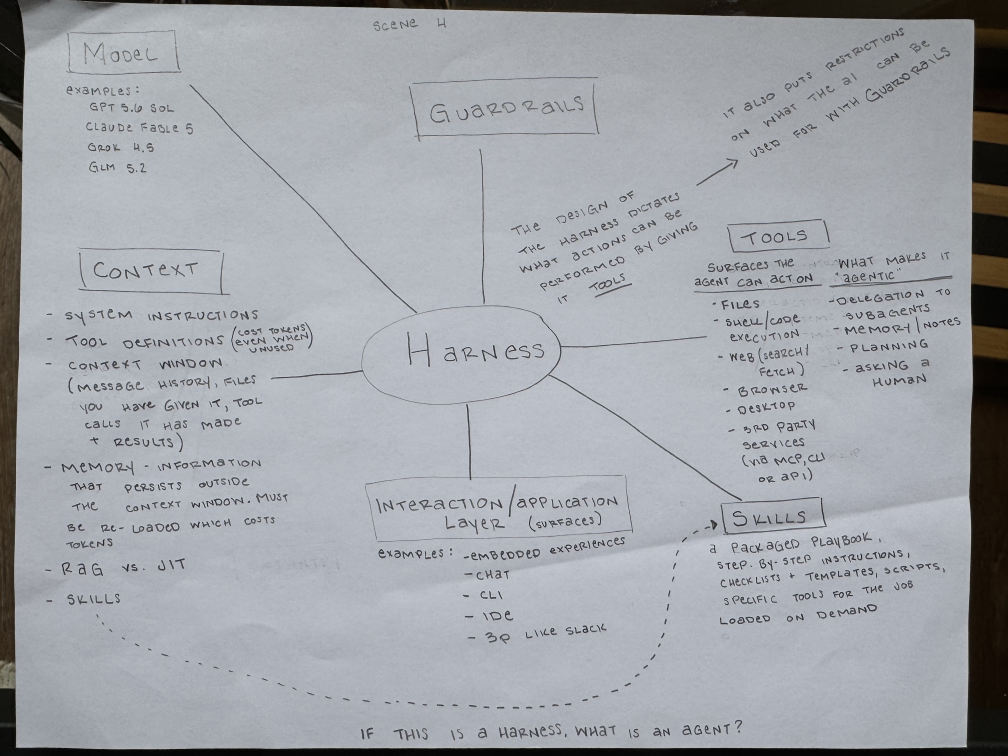
#> input picture animations/assets/sketches/04-harness-mind-map-v2.jpeg, 4032 x 3024 px (shown at 1/4 size)
$ python render_harness_mind_map.py
#> lines starting #> are read from the running program, lines starting #| are printed output that depends on the picture
### animations/pencil-codex/render_agentic_loop.py
#!/usr/bin/env python3
"""Render Sarah's photographed agentic-loop sketch as a slide-ready animation.

The source handwriting and shapes are extracted directly from the committed
photograph. This script corrects the page perspective and lighting, isolates
the pencil strokes, recomposes the original pieces for 16:9, reveals those
pixels in a fast hand-writing order, and adds a shared three-state boil to the
ink and crinkled notebook paper. It does not trace or regenerate the drawing.
"""

from __future__ import annotations

import argparse
import math
import subprocess
from dataclasses import dataclass
from pathlib import Path

import numpy as np
from PIL import Image, ImageDraw, ImageFilter, ImageOps
from scipy.ndimage import gaussian_filter, map_coordinates

import personality_motifs as personality


HERE = Path(__file__).resolve().parent
SOURCE_PHOTO = HERE.parent / "assets" / "sketches" / "01-llm-harness-agentic-loop.jpeg"
SOURCE_DIR = HERE / "source"
OUT_DIR = HERE / "out"

WIDTH, HEIGHT = 1920, 1080
FPS = 30
DURATION = 23.5
FRAME_COUNT = round(FPS * DURATION)

PAPER = (250, 247, 239)
INK = (51, 50, 62)
AI_TEAL = (46, 167, 154)
ACCENT_WASH = (211, 237, 231)

# Page corners in the EXIF-corrected 3024x4032 photograph.  The transform
# removes the slight trapezoid caused by shooting the page at an angle.
PAGE_QUAD = (
    (185, 245),    # top left
    (170, 3748),   # bottom left
    (2855, 3815),  # bottom right
    (2850, 245),   # top right
)
PAGE_SIZE = (2400, 3200)


@dataclass(frozen=True)
class PieceSpec:
    name: str
    crop: tuple[int, int, int, int]
    center: tuple[int, int]
    max_size: tuple[int, int]
    start: float
    reveal_duration: float = 0.80


# Crops are measured on the rectified PAGE_SIZE image.  They intentionally
# include Sarah's original outlines and lettering as a single inseparable
# piece.  Spacing changes happen only when these pieces are composed.
PIECES = (
    PieceSpec("title", (800, 1945, 1465, 2080), (960, 112), (760, 150), 0.30, 0.78),
    PieceSpec("receive", (480, 2125, 950, 2245), (390, 350), (470, 190), 1.05, 0.78),
    PieceSpec("arrow_receive_reason", (945, 2140, 1110, 2215), (661, 346), (150, 95), 1.78, 0.40),
    PieceSpec("reason", (1090, 2085, 1490, 2285), (900, 338), (400, 220), 2.10, 0.82),
    PieceSpec("arrow_reason_tools", (1480, 2165, 1655, 2360), (1117, 448), (180, 165), 2.88, 0.42),
    PieceSpec("tools", (1450, 2325, 1950, 2600), (1380, 520), (490, 245), 3.22, 0.86),
    PieceSpec("arrow_tools_observe", (1480, 2595, 1680, 2725), (1275, 660), (180, 118), 4.03, 0.42),
    PieceSpec("observe", (1040, 2535, 1465, 2805), (1040, 770), (410, 235), 4.38, 0.84),
    PieceSpec("arrow_observe_repeat", (815, 2640, 1045, 2725), (752, 772), (215, 118), 5.17, 0.40),
    PieceSpec("repeat", (280, 2530, 840, 2790), (430, 760), (530, 270), 5.50, 0.88),
)

@dataclass
class PreparedPiece:
    spec: PieceSpec
    variants: tuple[Image.Image, Image.Image, Image.Image]
    reveal_order: np.ndarray
    position: tuple[int, int]
    size: tuple[int, int]


# [341 lines left out: functions smoothstep, rectify_photo, isolate_pencil, trim_transparent, fit_piece, clean_piece_edges and 9 more, not called in this run]


def return_arrow_points() -> list[tuple[float, float]]:
    """Outer cycle arrow from REPEAT back to REASON / GENERATE."""
    segments = (
        (
            np.array([280.0, 650.0]),
            np.array([125.0, 620.0]),
            np.array([80.0, 525.0]),
            np.array([105.0, 430.0]),
        ),
        (
            np.array([105.0, 430.0]),
            np.array([55.0, 275.0]),
            np.array([230.0, 210.0]),
            np.array([700.0, 240.0]),
        ),
    )
    points: list[tuple[float, float]] = []
    for p0, p1, p2, p3 in segments:
        for t in np.linspace(0.0, 1.0, 46):
            point = (
                (1 - t) ** 3 * p0
                + 3 * (1 - t) ** 2 * t * p1
                + 3 * (1 - t) * t**2 * p2
                + t**3 * p3
            )
            points.append((float(point[0]), float(point[1])))
    return points


RETURN_POINTS = return_arrow_points()


# [187 lines left out: functions draw_return_arrow, revealed_asset, composite_piece, render_frame, render_mp4, render_gif and 3 more, not called in this run]


# [2 lines that do not run on import are left out]

### animations/pencil-codex/render_sketch_set.py
#!/usr/bin/env python3
"""Render sketches 02–05 in the established pencil-on-notebook style.

Every visible handwritten mark is extracted from Sarah's photographed pages.
The renderer only corrects the page, lifts graphite onto transparency,
recomposes semantic regions for a 16:9 slide, reveals those original pixels in
writing order, and applies the same restrained paper/line boil as sketch 01.
"""

from __future__ import annotations

import argparse
import json
import math
import subprocess
import sys
from dataclasses import dataclass
from pathlib import Path

import numpy as np
from PIL import Image, ImageDraw, ImageFilter, ImageOps
from scipy.ndimage import gaussian_filter

import render_agentic_loop as established
import personality_motifs as personality


HERE = Path(__file__).resolve().parent
SKETCH_DIR = HERE.parent / "assets" / "sketches"
SOURCE_DIR = HERE / "source"
OUT_DIR = HERE / "out"
INTERACTIVE_ROOT = HERE / "interactive"

WIDTH, HEIGHT = 1920, 1080
FPS = 30
PAPER = established.PAPER
INK = established.INK
AI_TEAL = established.AI_TEAL
ACCENT_WASH = established.ACCENT_WASH
RECTIFIED_PAGE_SIZE = (2400, 3200)


@dataclass(frozen=True)
class PieceSpec:
    name: str
    crop: tuple[int, int, int, int]
    center: tuple[int, int]
    max_size: tuple[int, int]
    start: float
    reveal_duration: float = 0.90
    order: str = "rows"
    group: str = ""
    boil_amplitude: float = 0.40


@dataclass(frozen=True)
class SceneSpec:
    key: str
    source: str
    page_quad: tuple[tuple[int, int], tuple[int, int], tuple[int, int], tuple[int, int]]
    duration: float
    pieces: tuple[PieceSpec, ...]
    focus_order: tuple[str, ...]
    focus_start: float
    focus_step: float


@dataclass(frozen=True)
class InteractiveSceneSpec:
    labels: tuple[str, ...]
    groups: tuple[tuple[str, ...], ...]
    personality_ranges: tuple[tuple[float, float], ...]


@dataclass
class PreparedPiece:
    spec: PieceSpec
    variants: tuple[Image.Image, Image.Image, Image.Image]
    reveal_order: np.ndarray
    position: tuple[int, int]
    size: tuple[int, int]


# The measured page quadrilaterals remove the phone-camera perspective before
# any handwriting is extracted. Piece crops are added after the audit-grid pass.
SCENES: dict[str, SceneSpec] = {
    "frontier_labs": SceneSpec(
        key="frontier_labs",
        source="02-frontier-labs-landscape-v2.jpeg",
        page_quad=((95, 135), (55, 3690), (2785, 3700), (2770, 160)),
        duration=22.5,
        pieces=(
            PieceSpec("title", (1040, 15, 1775, 215), (1050, 72), (560, 105), 0.30, 0.72, "left", "title"),
            PieceSpec("labs", (0, 205, 3130, 710), (1050, 225), (1700, 285), 1.05, 1.30, "rows", "labs", 0.28),
            PieceSpec("models_label", (0, 700, 3130, 835), (1050, 392), (1700, 78), 2.45, 0.62, "left", "models", 0.24),
            PieceSpec("models", (0, 825, 3130, 1375), (1050, 545), (1700, 300), 3.15, 1.45, "rows", "models", 0.28),
            PieceSpec("harnesses_label", (0, 1360, 3130, 1500), (1050, 714), (1700, 78), 4.72, 0.62, "left", "harnesses", 0.24),
            PieceSpec("harnesses", (0, 1480, 3130, 2070), (1050, 870), (1700, 285), 5.45, 1.50, "rows", "harnesses", 0.28),
            PieceSpec("api", (1220, 2050, 1640, 2290), (1050, 1015), (300, 80), 7.10, 0.62, "left", "api", 0.24),
            PieceSpec("open_weight_note", (0, 2150, 620, 2400), (390, 1018), (470, 88), 7.82, 0.72, "rows", "api", 0.24),
        ),
        focus_order=("labs", "models", "harnesses", "api"),
        focus_start=7.90,
        focus_step=3.00,
    ),
    "mcp_cli_api": SceneSpec(
        key="mcp_cli_api",
        source="03-mcp-cli-api-tools-v2.jpeg",
        page_quad=((150, 210), (145, 3655), (2770, 3650), (2755, 235)),
        duration=24.0,
        pieces=(
            PieceSpec("tools_title", (1410, 110, 1990, 315), (960, 65), (430, 108), 0.25, 0.78, "left", "title", 0.24),
            PieceSpec("mcp_heading", (300, 435, 900, 600), (360, 190), (430, 112), 1.15, 0.68, "left", "mcp", 0.24),
            PieceSpec("mcp_official", (0, 1050, 1450, 1640), (410, 455), (520, 300), 1.95, 2.10, "rows", "mcp", 0.28),
            PieceSpec("mcp_unofficial", (250, 1750, 1600, 2240), (410, 825), (520, 260), 4.30, 2.05, "rows", "mcp", 0.28),
            PieceSpec("cli_heading", (1270, 420, 1670, 590), (960, 190), (330, 112), 7.05, 0.68, "left", "cli", 0.24),
            PieceSpec("cli_agent", (1270, 625, 2035, 1000), (930, 420), (560, 280), 7.85, 1.55, "rows", "cli", 0.28),
            PieceSpec("cli_terminal", (1815, 980, 2050, 1245), (830, 680), (175, 195), 9.55, 0.90, "outline", "cli", 0.26),
            PieceSpec("api_heading", (2410, 535, 2870, 705), (1590, 190), (350, 112), 14.20, 0.68, "left", "api", 0.24),
            PieceSpec("api_rack", (2380, 835, 3200, 1380), (1590, 515), (590, 390), 15.05, 2.20, "rows", "api", 0.28),
        ),
        focus_order=("mcp", "cli", "api"),
        focus_start=4.00,
        focus_step=6.20,
    ),
    "harness_mind_map": SceneSpec(
        key="harness_mind_map",
        source="04-harness-mind-map-v2.jpeg",
        # Wider cross-page bounds retain both the full Model box and the
        # handwritten question at the physical bottom edge of the sheet.
        page_quad=((40, 140), (0, 3995), (2940, 3995), (3000, 150)),
        duration=22.0,
        pieces=(
            PieceSpec("harness_map", (20, 0, 3180, 2250), (960, 540), (1760, 1050), 0.35, 8.60, "harness_map", "map", 0.30),
        ),
        focus_order=("map",),
        focus_start=10.2,
        focus_step=2.20,
    ),
    "what_is_an_agent": SceneSpec(
        key="what_is_an_agent",
        source="05-what-is-an-agent.jpeg",
        page_quad=((210, 140), (135, 3850), (2885, 3855), (2860, 165)),
        duration=21.5,
        pieces=(
            PieceSpec("title", (990, 0, 2020, 230), (960, 105), (760, 140), 0.30, 0.85, "outline", "definition"),
            PieceSpec("definition", (760, 220, 2570, 465), (960, 245), (1240, 155), 1.22, 1.05, "left", "definition"),
            PieceSpec("general_column", (220, 500, 1820, 1640), (560, 700), (820, 590), 2.40, 3.15, "rows", "general"),
            PieceSpec("specialized_heading", (2020, 500, 3150, 700), (1445, 420), (750, 150), 6.15, 0.90, "left", "specialized"),
            PieceSpec("specialized_examples", (2100, 725, 3200, 2100), (1445, 740), (720, 570), 7.15, 1.75, "rows", "specialized"),
        ),
        focus_order=("definition", "general", "specialized"),
        focus_start=9.20,
        focus_step=3.30,
    ),
}


INTERACTIVE_SCENES: dict[str, InteractiveSceneSpec] = {
    "frontier_labs": InteractiveSceneSpec(
        labels=("Labs", "Models", "Harnesses + API"),
        groups=(("title", "labs"), ("models",), ("harnesses", "api")),
        personality_ranges=((7.88, 10.50), (10.62, 13.35), (13.48, 20.50)),
    ),
    "mcp_cli_api": InteractiveSceneSpec(
        labels=("MCP", "CLI", "API"),
        groups=(("title", "mcp"), ("cli",), ("api",)),
        personality_ranges=((1.85, 7.80), (9.65, 14.85), (15.05, 21.85)),
    ),
}


def rectify_photo(scene: SceneSpec) -> Image.Image:
    photo = ImageOps.exif_transpose(Image.open(SKETCH_DIR / scene.source)).convert("RGB")
    portrait_page = photo.transform(
        RECTIFIED_PAGE_SIZE,
        Image.Transform.QUAD,
        data=tuple(value for point in scene.page_quad for value in point),
        resample=Image.Resampling.BICUBIC,
    )
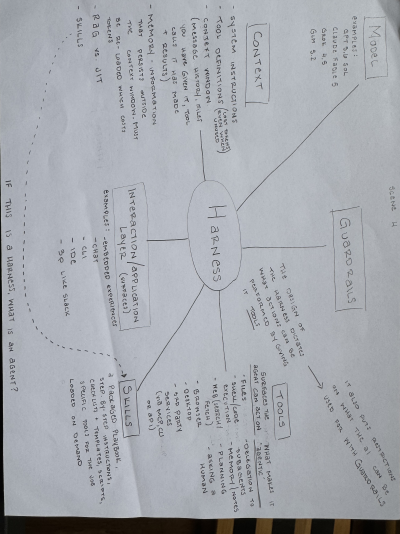
#> portrait_page: PIL image 2400x3200 RGB (shown at 1/6 size); mean R, G, B 166.4, 170, 176.4
    # Sketches 02–05 were drawn with the physical paper turned landscape.
    return portrait_page.rotate(90, expand=True, resample=Image.Resampling.BICUBIC)


def isolate_pencil(page: Image.Image) -> tuple[Image.Image, Image.Image]:
    gray = np.asarray(page.convert("L"), dtype=np.float32)
    # Track medium-scale creases as illumination so they divide away; pencil
    # strokes are much narrower and remain in the normalized image.
    illumination = gaussian_filter(gray, sigma=28.0)
    normalized = np.clip(gray / np.maximum(illumination, 1.0) * 242.0, 0.0, 255.0)
    # A local contrast gate separates narrow graphite from folds and phone
    # shadows. Global darkness retains Sarah's pencil-pressure variation;
    # local support suppresses broad bands without turning paper grain to ink.
    global_darkness = np.clip((238.0 - normalized) / 78.0, 0.0, 1.0)
    detail_input = gaussian_filter(normalized, sigma=0.70)
    local_paper = gaussian_filter(detail_input, sigma=10.0)
    local_darkness = np.clip((local_paper - detail_input) / 42.0, 0.0, 1.0)
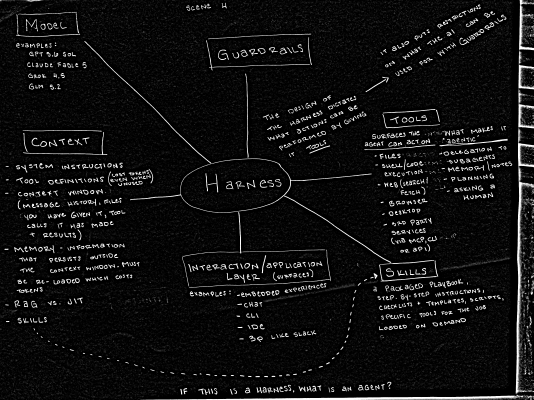
#> local_darkness: shape (2400, 3200) float32 (shown at 1/6 size); min 0, max 1, mean 0.0668
    support = np.clip((local_darkness - 0.018) / 0.11, 0.0, 1.0)
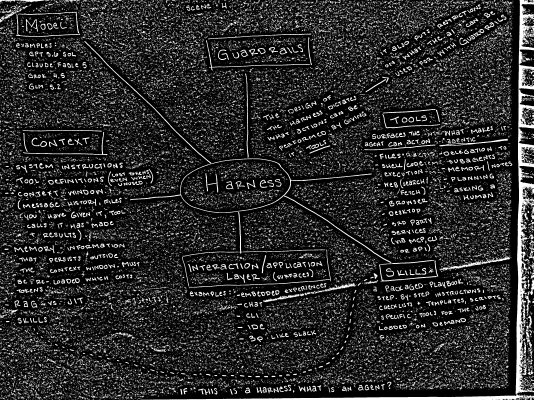
#> support: shape (2400, 3200) float32 (shown at 1/6 size); min 0, max 1, mean 0.167
    darkness = global_darkness * support
    alpha = np.power(darkness, 0.82)
    # These later photos contain stronger fold shadows than sketch 01. A
    # slightly firmer floor removes broad gray bands while retaining graphite.
    alpha[alpha < 0.065] = 0.0
    alpha = gaussian_filter(alpha, sigma=0.32)

    rgba = np.zeros((*alpha.shape, 4), dtype=np.uint8)
    rgba[..., :3] = INK
    rgba[..., 3] = np.clip(alpha * 255.0, 0, 255).astype(np.uint8)
    ink = Image.fromarray(rgba, "RGBA")
    clean = Image.new("RGB", page.size, PAPER)
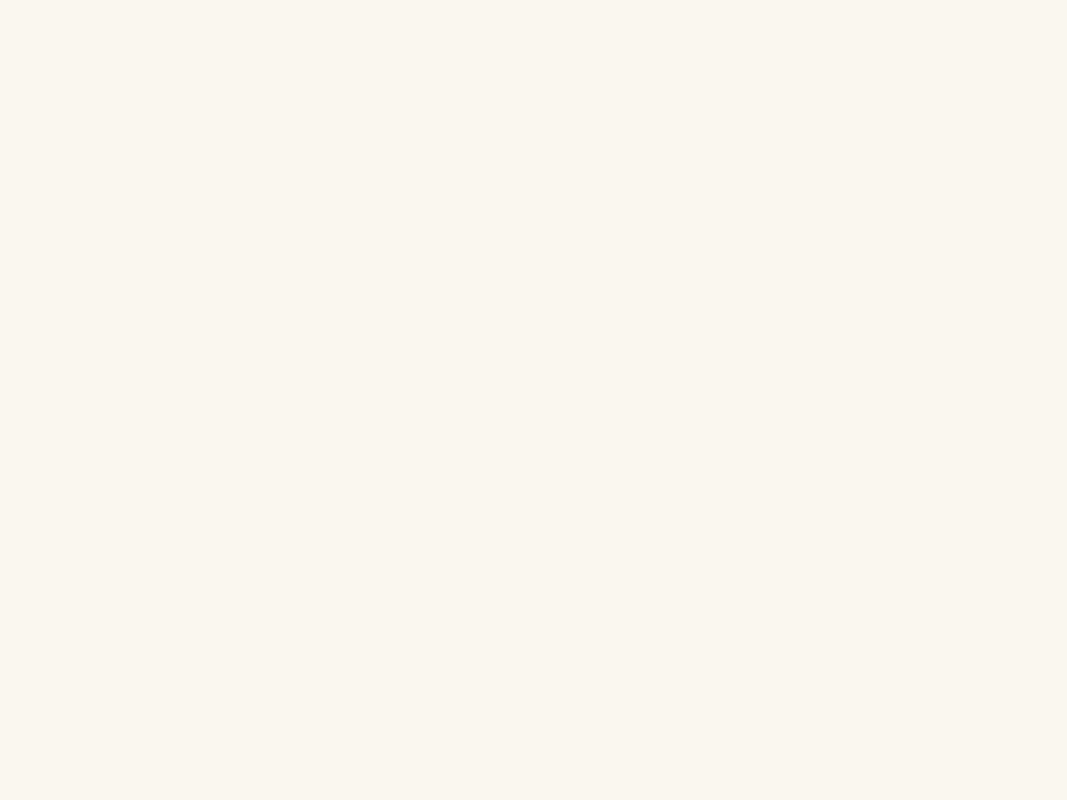
#> clean: PIL image 3200x2400 RGB (shown at 1/3 size); mean R, G, B 250, 247, 239
    clean.paste(ink, mask=ink.getchannel("A"))
#> (the rest of the program and of its run is left out)
